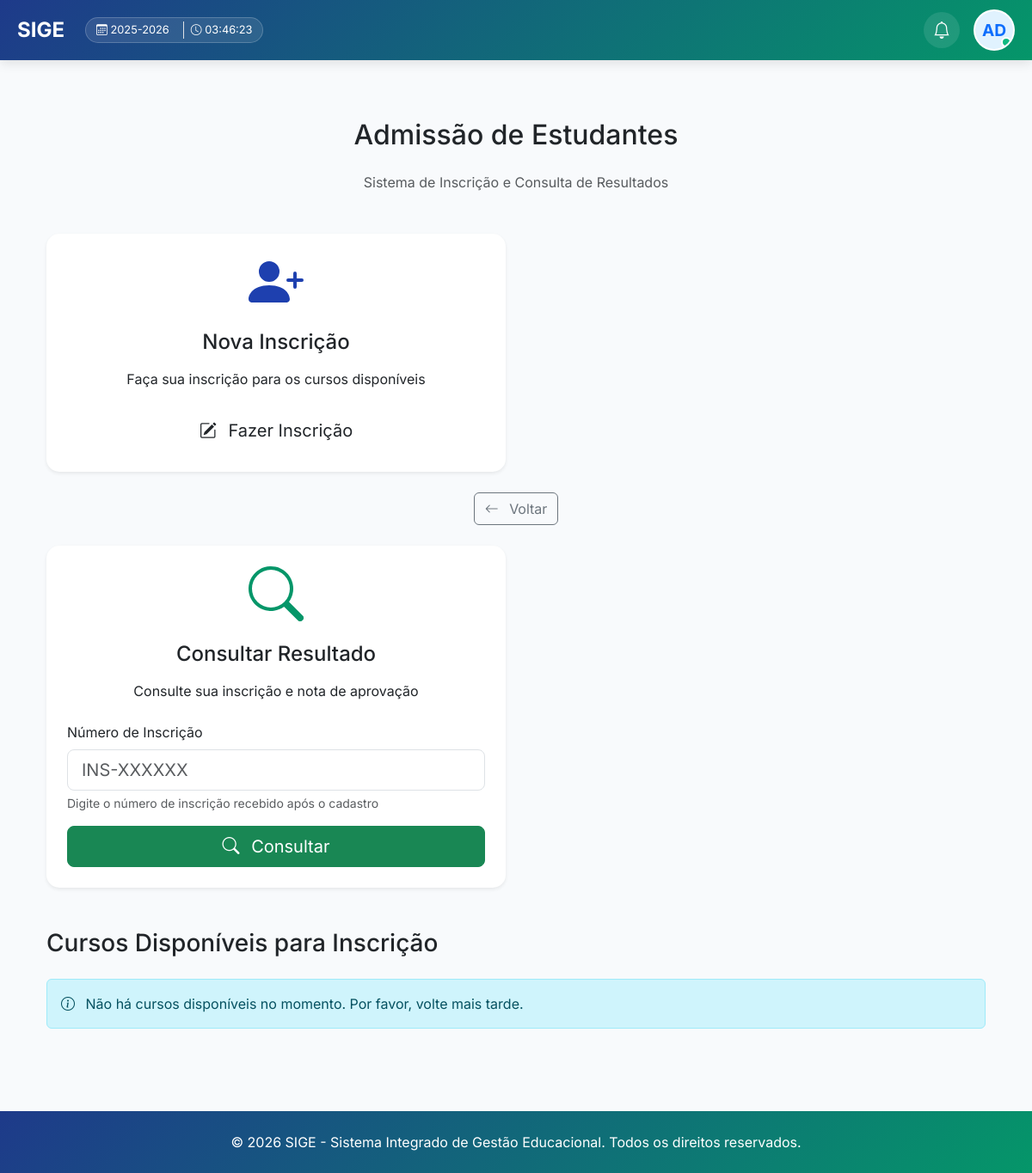
The page /admissao/ (signed in) on the database as committed earlier.
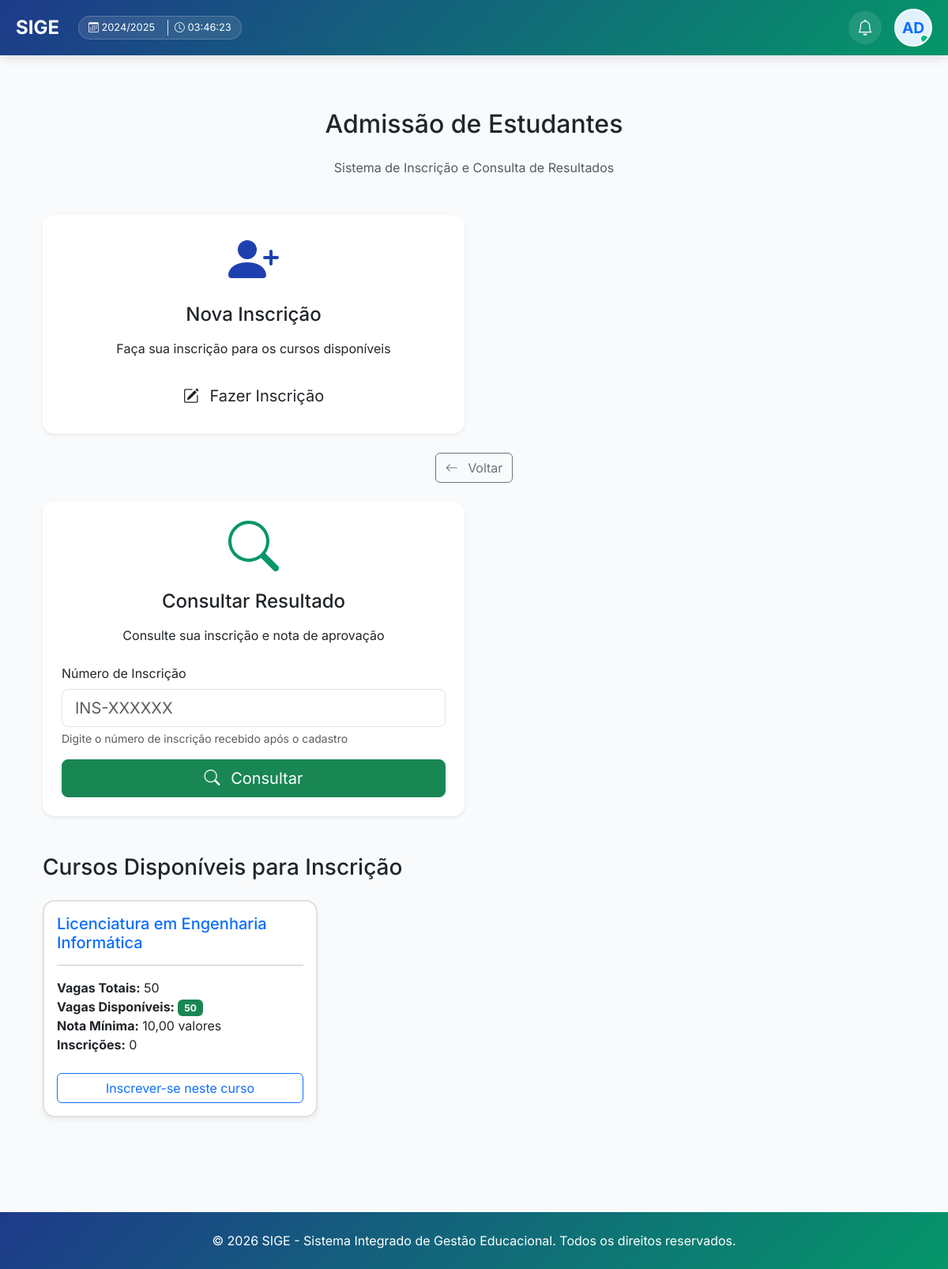
The same page on the database as committed later.
### core/models.py (models this page shows, shortened)
class AnoAcademico(models.Model):
    ESTADO_CHOICES = [
        ('PLANEADO', 'Planeado'),
        ('ATIVO', 'Ativo'),
        ('ENCERRADO', 'Encerrado'),
    ]
    codigo = models.CharField(max_length=20, unique=True, verbose_name="Código (ex: 2024/2025)", default="0000/0000")
    descricao = models.CharField(max_length=255, verbose_name="Descrição", default="Ano Académico")
    data_inicio = models.DateField(verbose_name="Data de Início", default=timezone.now)
    data_fim = models.DateField(verbose_name="Data de Fim", default=timezone.now)
    estado = models.CharField(max_length=20, choices=ESTADO_CHOICES, default='PLANEADO', verbose_name="Estado")
    ano_atual = models.BooleanField(default=False, verbose_name="Ano Atual")
    cobrar_propinas = models.BooleanField(default=True, verbose_name="Cobrar Propinas/Mensalidades")
    dia_pagamento_limite = models.PositiveIntegerField(default=10, verbose_name="Dia Limite de Pagamento (sem multa)")
    dia_inicio_multa = models.PositiveIntegerField(default=11, verbose_name="Dia de Início da Multa")
    percentagem_multa_inicial = models.DecimalField(max_digits=5, decimal_places=2, default=10.00, verbose_name="% Multa Inicial")
    percentagem_multa_diaria = models.DecimalField(max_digits=5, decimal_places=2, default=1.00, verbose_name="% Multa Diária Adicional")
    dia_limite_multa = models.PositiveIntegerField(default=30, verbose_name="Dia Limite para Pagamento com Multa")
    dia_bloqueio_estudante = models.PositiveIntegerField(default=15, verbose_name="Dia de Bloqueio Automático")
    bloquear_estudante_atrasado = models.BooleanField(default=True, verbose_name="Bloquear Estudante em Atraso")
    bloqueado_por_divida = models.BooleanField(default=False, verbose_name="Bloqueado por Dívida")
    criado_por = models.ForeignKey(User, on_delete=models.SET_NULL, null=True, blank=True, verbose_name="Criado por")
    data_criacao = models.DateTimeField(auto_now_add=True, verbose_name="Data de Criação")
    class Meta:
        verbose_name = "Ano Académico"
        verbose_name_plural = "Anos Académicos"
        ordering = ['-data_inicio']
    def __str__(self):
        return self.codigo

class Curso(models.Model):
    REGIME_CHOICES = [
        ('diurno', 'Diurno'),
        ('pos-laboral', 'Pós-Laboral'),
    ]
    MODALIDADE_CHOICES = [
        ('presencial', 'Presencial'),
        ('semipresencial', 'Semipresencial'),
        ('ead', 'EAD'),
    ]
    DURACAO_CHOICES = [
        (3, '3 meses'),
        (6, '6 meses'),
        (12, '1 ano'),
        (24, '2 anos'),
        (36, '3 anos'),
        (48, '4 anos'),
        (60, '5 anos'),
    ]
    codigo = models.CharField(max_length=50, unique=True, default="CURSO", verbose_name="Código do Curso")
    nome = models.CharField(max_length=200, verbose_name="Nome do Curso")
    grau = models.ForeignKey(NivelAcademico, on_delete=models.PROTECT, related_name='cursos', verbose_name="Grau Académico")
    regime = models.CharField(max_length=20, choices=REGIME_CHOICES, default='diurno', verbose_name="Regime")
    modalidade = models.CharField(max_length=20, choices=MODALIDADE_CHOICES, default='presencial', verbose_name="Modalidade")
    descricao = models.TextField(blank=True, verbose_name="Descrição")
    vagas = models.PositiveIntegerField(verbose_name="Número de Vagas")
    duracao_meses = models.PositiveIntegerField(
        choices=DURACAO_CHOICES,
        default=12,
        verbose_name="Duração"
    )
    nota_minima = models.DecimalField(
        max_digits=4,
        decimal_places=2,
        default=10.00,
        validators=[MinValueValidator(10.00), MaxValueValidator(20.00)],
        verbose_name="Nota Mínima para Aprovação"
    )
    requer_prerequisitos = models.BooleanField(default=False, verbose_name="Requer Pré-requisitos")
    ativo = models.BooleanField(default=True, verbose_name="Ativo")
    data_criacao = models.DateTimeField(auto_now_add=True)
    data_atualizacao = models.DateTimeField(auto_now=True)
    class Meta:
        verbose_name = "Curso"
        verbose_name_plural = "Cursos"
        ordering = ['nome']
    def vagas_disponiveis(self):
        aprovados = self.inscricoes.filter(aprovado=True).count()
        return max(0, self.vagas - aprovados)
    def total_inscricoes(self):
        return self.inscricoes.count()

### core/views.py (the view)
# urls.py: path('admissao/', views.admissao_estudantes, name='admissao_estudantes'),
@login_required
def admissao_estudantes(request):
    cursos = Curso.objects.filter(ativo=True)
    config = ConfiguracaoEscola.objects.first()
    return render(request, 'core/admissao.html', {
        'cursos': cursos,
        'config': config
    })

### core/context_processors.py (called while the page is built)
def subscricao_context(request):
    if not request.user.is_authenticated:
        return {}
    subscricao = Subscricao.objects.filter(estado__in=['ativo', 'teste']).first()
    return {'subscricao': subscricao}

def global_academic_context(request):
    config = ConfiguracaoEscola.objects.first()
    context = {
        'config': config
    }
    if request.user.is_authenticated:
        ano_atual = AnoAcademico.objects.filter(ano_atual=True).first()
        semestre_atual = None
        if ano_atual:
            semestre_atual = ano_atual.semestres.filter(ativo=True).first()
        perfil = PerfilUsuario.objects.filter(user=request.user).first()
        context.update({
            'ano_atual': ano_atual,
            'semestre_atual': semestre_atual,
            'user_perfil': perfil
        })
    return context

### core/templates/core/admissao.html (shortened to what the changed rows need)
{% extends 'core/base.html' %}
{% block content %}
<div class="container my-5">
    <h2 class="text-center mb-4">Admissão de Estudantes</h2>
    <div class="mt-5">
        <h3 class="mb-4">Cursos Disponíveis para Inscrição</h3>
        {% if cursos %}
            <div class="row">
                {% for curso in cursos %}
                <div class="col-md-6 col-lg-4 mb-4">
                    <div class="card curso-card h-100">
                        <div class="card-body">
                            <h5 class="card-title text-primary">{{ curso.nome }}</h5>
                            <hr>
                            <ul class="list-unstyled">
                                <li><strong>Vagas Totais:</strong> {{ curso.vagas }}</li>
                                <li><strong>Vagas Disponíveis:</strong>
                                    <span class="badge bg-success">{{ curso.vagas_disponiveis }}</span>
                                </li>
                                <li><strong>Nota Mínima:</strong> {{ curso.nota_minima }} valores</li>
                                <li><strong>Inscrições:</strong> {{ curso.total_inscricoes }}</li>
                            </ul>
                            <a href="{% url 'inscricao_create' curso.id %}" class="btn btn-outline-primary w-100 mt-2">
                                Inscrever-se neste curso
                            </a>
                        </div>
                    </div>
                </div>
                {% endfor %}
            </div>
        {% else %}
            <div class="alert alert-info">
                <i class="bi bi-info-circle me-2"></i>
                Não há cursos disponíveis no momento. Por favor, volte mais tarde.
            </div>
        {% endif %}
    </div>
</div>
{% endblock %}

### core/templates/core/base.html (shortened to what this page needs)
{% load static %}
<!DOCTYPE html>
<html lang="pt-br">
<head>
    <link href="https://cdn.jsdelivr.net/npm/bootstrap@5.3.0/dist/css/bootstrap.min.css" rel="stylesheet">
    <link rel="stylesheet" href="https://cdn.jsdelivr.net/npm/bootstrap-icons@1.11.0/font/bootstrap-icons.css">
</head>
<body>
    {% if user.is_authenticated %}
    <div class="navbar-top">
        <div class="navbar-content d-flex justify-content-between align-items-center w-100">
            <div class="d-flex align-items-center gap-4">
                <div class="user-info">
                    <a href="/" class="user-logo" style="height: 48px; display: flex; align-items: center; text-decoration: none;">
                    </a>
                </div>
                {% if ano_atual %}
                <div class="academic-badge d-none d-lg-flex">
                    <span><i class="bi bi-calendar3"></i> {{ ano_atual }}</span>
                    <span class="ms-2 border-start ps-2"><i class="bi bi-clock"></i> <span id="real-time-clock">--:--:--</span></span>
                </div>
                {% endif %}
            </div>
            <div class="d-flex align-items-center gap-3">
                <div class="d-flex align-items-center gap-2">
                    <a href="{% url 'notificacoes' %}" class="nav-icon-btn" title="Notificações">
                        <i class="bi bi-bell fs-5"></i>
                    </a>
                </div>
                <div class="dropdown">
                    <div class="user-avatar" id="userDropdown" data-bs-toggle="dropdown" aria-expanded="false" style="cursor: pointer; background: white; border: 2px solid rgba(255,255,255,0.5); width: 48px; height: 48px; border-radius: 50%; overflow: hidden; display: flex; align-items: center; justify-content: center; flex-shrink: 0; position: relative;">
                    </div>
                </div>
            </div>
        </div>
    </div>
    {% endif %}
    <main class="container">
        {% block content %}{% endblock %}
    </main>
    <footer class="mt-5 py-4">
        <div class="container text-center">
            <p class="mb-0">&copy; 2026 SIGE - Sistema Integrado de Gestão Educacional. Todos os direitos reservados.</p>
        </div>
    </footer>
</body>
</html>

Rows that differ between the two databases and show on the page:
no longer on this page (row edited): AnoAcademico: codigo "2025-2026"
added AnoAcademico: codigo "2024/2025"
added Curso: nome "Licenciatura em Engenharia Informática", vagas "50", vagas_disponiveis "50", nota_minima "10,00", total_inscricoes "0"
Other text that changed with them:
text no longer shown: "Não há cursos disponíveis no momento. Por favor, volte mais tarde."
